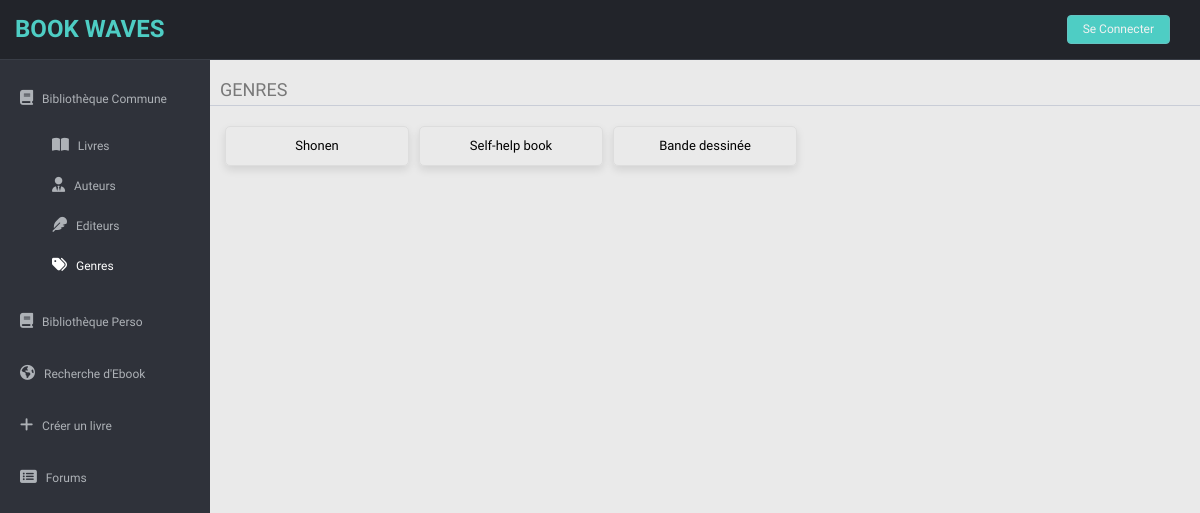
Page /pages_commune/genres_commune.php on the earlier database version.
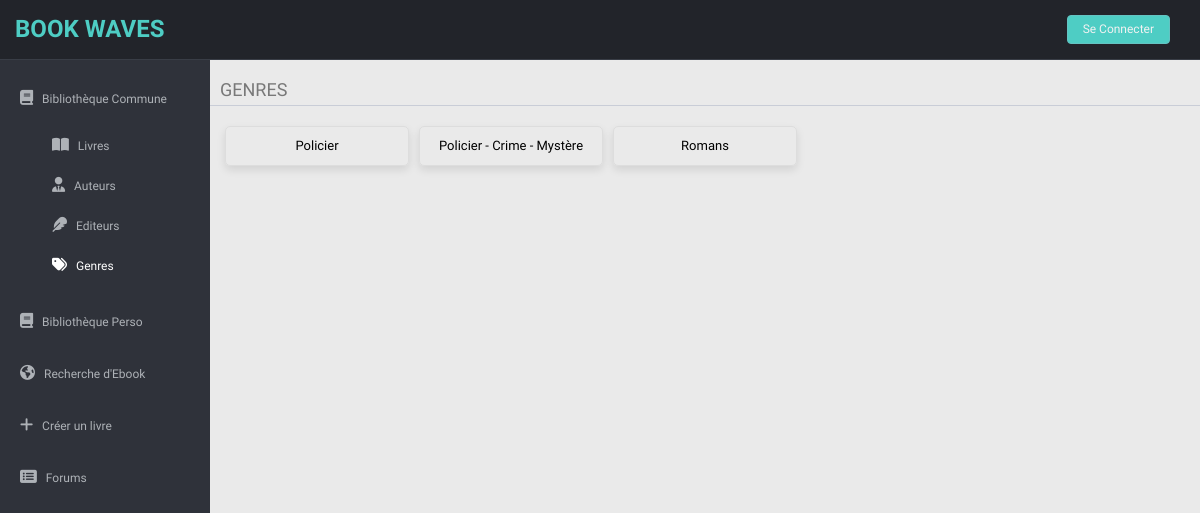
Same page on the later database version.
### tables this page shows
CREATE TABLE genre (
id INT PRIMARY KEY AUTO_INCREMENT,
nom VARCHAR(75)
);

### pages_commune/genres_commune.php (the view, shortened to what this page needs)
<?php
$servername = "localhost";
$username = "root";
$password = "";
$database = "Biblio";
$conn = new mysqli($servername, $username, $password, $database);
?>
<!DOCTYPE html>
<html lang="fr">
<head>
  <link href="../lib/bootstrap/css/bootstrap.min.css" rel="stylesheet">
  <link href="../lib/font-awesome/css/font-awesome.css" rel="stylesheet" />
  <link href="../css/style.css" rel="stylesheet">
  <link href="../css/style-responsive.css" rel="stylesheet">
</head>
<body>
  <section id="container">
    <header class="header black-bg text-center">
      <a href="../index.php" class="logo"><b><span>BOOK WAVES
          </span></b></a>
      <ul class="nav pull-right top-menu">
        <?php if (isset($_SESSION['username'])): ?>
          <li><a class="logout" href="../pages_profil/profil.php">Profil</a></li>
          <li><a class="logout"
              href="../pages_cnx/logout.php?redirect=<?php echo urlencode($_SERVER['REQUEST_URI']); ?>">Se Déconnecter</a>
          </li>
        <?php else: ?>
          <li><a class="logout" href="../pages_cnx/login.php">Se Connecter</a></li>
        <?php endif; ?>
      </ul>
    </header>
    <aside>
      <div id="sidebar" class="nav-collapse">
        <ul class="sidebar-menu" id="nav-accordion">
          <li class="Formats">
            <a href="#" id="biblioCommuneLink" class="menu-link">
              <i class="fa fa-book"></i>
              <span>Bibliothèque Commune</span>
            </a>
            <ul id="menuDeroulantCommun" class="menu-deroulant-commune" style="display: block;">
              <li class="auteur">
                <a href="../index.php">
                  <i class="fa fa-book-open"></i>
                  <span>Livres</span>
                </a>
              </li>
              <li class="auteur">
                <a href="./auteurs_commune.php">
                  <i class="fa fa-user-tie"></i>
                  <span>Auteurs</span>
                </a>
              </li>
              <li class="editeur">
                <a href="./editeurs_commune.php">
                  <i class="fa fa-feather"></i>
                  <span>Editeurs</span>
                </a>
              </li>
              <li class="Genres">
                <a href="./genres_commune.php" class="active">
                  <i class="fa fa-tags"></i>
                  <span>Genres</span>
                </a>
              </li>
            </ul>
          </li>
          <li class="sub-menu">
            <a href="#" id="biblioPersoLink" class="menu-link">
              <i class="fa fa-book"></i>
              <span>Bibliothèque Perso</span>
            </a>
          </li>
          <li class="sub-menu">
            <a href="../pages_autres/livresRecherche.php">
              <i class="fa fa-globe"></i>
              <span>Recherche d'Ebook</span>
            </a>
          </li>
          <li class="sub-menu">
            <a href="../pages_autres/creationEbook.php">
              <i class="fa-solid fa-plus"></i>
              <span>Créer un livre</span>
            </a>
          </li>
          <li class="sub-menu">
            <a href="../pages_forum/forum.php">
              <i class="fa fa-rectangle-list"></i>
              <span>Forums</span>
            </a>
          </li>
        </ul>
      </div>
    </aside>
    <section id="main-content">
      <section class="wrapper">
        <div class="row">
          <div class="main-chart">
            <div class="border-head">
              <h3>GENRES</h3>
              <div class="container">
                <?php
                $conn->set_charset("utf8");
                $queryGenres = "SELECT id, nom FROM genre WHERE id != 1";
                $resultGenres = $conn->query($queryGenres);
                if ($resultGenres && $resultGenres->num_rows > 0) {
                  while ($rowGenre = $resultGenres->fetch_assoc()) {
                    $genreId = htmlspecialchars($rowGenre['id']);
                    $genreName = htmlspecialchars($rowGenre['nom']);
                    echo '<div class="book">';
                    echo "<a href='#' class='genre-link' data-genre-id='$genreId'>$genreName</a>";
                    echo '</div>';
                  }
                } else {
                  echo "Aucun genre trouvé dans la base de données.";
                }
                echo '</div>';
                echo '<div class="livres-list" id="livres-list">';
                echo '</div>';
                ?>
              </div>
            </div>
          </div>
      </section>
    </section>
</body>
</html>

Differences in the rows shown:
changed genre: nom "Shonen" → "Policier"
changed genre: nom "Self-help book" → "Policier - Crime - Mystère"
changed genre: nom "Bande dessinée" → "Romans"
